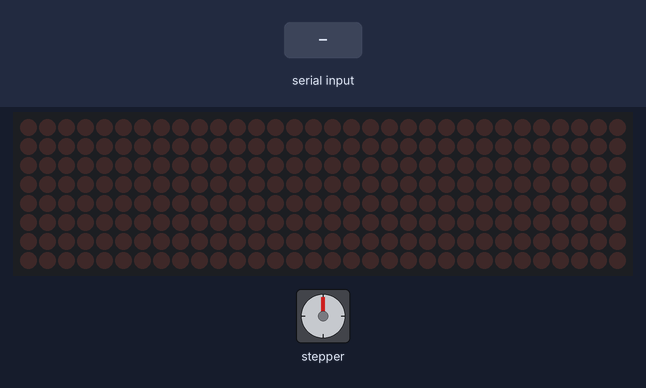
This sketch was run on a simulated Arduino Uno, built with avr-gcc and run on an emulated ATmega328P. On the bench: 32×8 LED matrix, stepper motor. The test bench sets the inputs (shaded band). Stepper angles assume 200 steps per turn.

Above: at 1.2 s.
1.3 s: "CW\n" received over Serial
At 1.5 s:
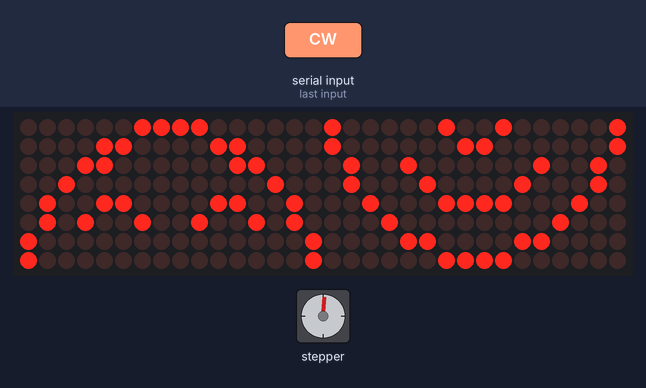
7.3 s: "arrow\n" received over Serial
At 8.5 s:
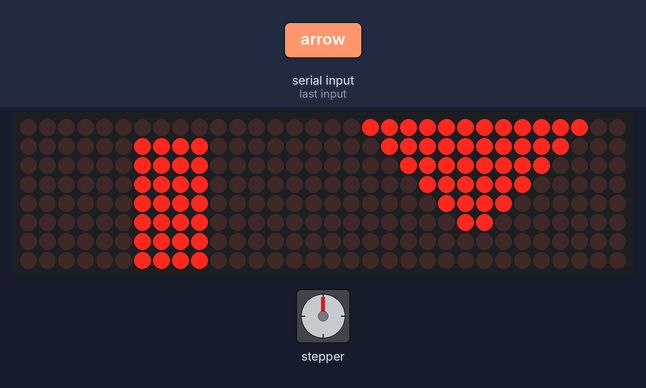
9.3 s: "normal\n" received over Serial
At 10.1 s:
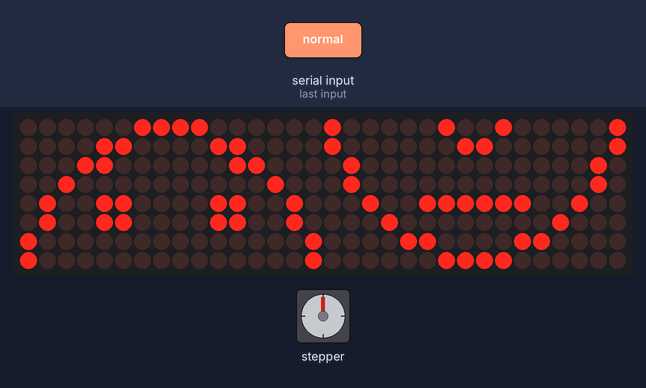
10.8 s: "frawn\n" received over Serial
At 11.1 s:
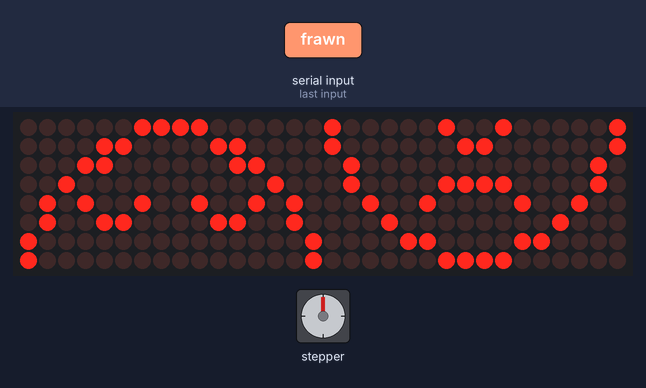
12.3 s: "heart\n" received over Serial
At 13.5 s:
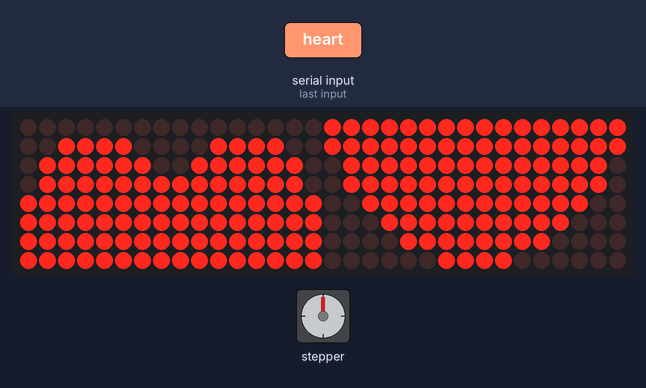
13.8 s: "default\n" received over Serial
At 14.01 s:
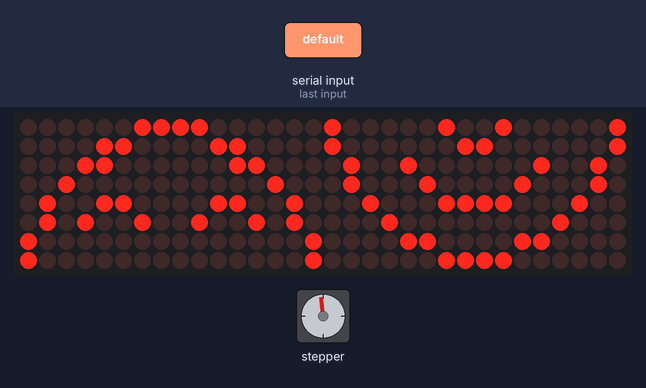
Timing chart, 0 to 17.8 s (numbered marks = the images above; inputs shaded):
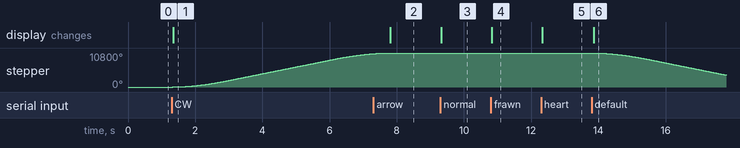

The sketch:

ArduinoRaspi-SerialCom-New_Version.ino
```cpp
 /* Example sketch to control a stepper motor with TB6600 stepper motor driver, AccelStepper library and Arduino: acceleration and deceleration. More info: https://www.makerguides.com */

// Include the AccelStepper library:
#include <AccelStepper.h>
//Include the LedControl Library:
#include <LedControl.h>

// Define stepper motor connections and motor interface type. Motor interface type must be set to 1 when using a driver:
String command;
#define dirPin 9
#define stepPin 12
#define motorInterfaceType 1

// Define MAX7219 dot matrix connections:
int din=11;
int cs =10;
int clk=13;
int led=4;

LedControl Ic=LedControl(din,clk,cs,led);

// Create a new instance of the AccelStepper class:
AccelStepper stepper = AccelStepper(motorInterfaceType, stepPin, dirPin);
// Create a new instance of ledControl class:

void setup() {
  //Serial Communication with Raspberry Pi
  Serial.begin(9600);
  // Set the maximum speed and acceleration:
  stepper.setMaxSpeed(1500);
  stepper.setAcceleration(1000);

  // Set your MAX7219
  Ic.shutdown(0,false); //The MAX72XX is in power-saving mode on startup
  Ic.shutdown(1,false);
  Ic.shutdown(2,false);
  Ic.shutdown(3,false);

  Ic.setIntensity(0,15); // Set the brightness to maximum value
  Ic.setIntensity(1,15);
  Ic.setIntensity(2,15);
  Ic.setIntensity(3,15);

  Ic.clearDisplay(0);
  Ic.clearDisplay(1);
  Ic.clearDisplay(2);
  Ic.clearDisplay(3);

// and clear the display

}

void loop() {

    byte arrow0[]={B11111100,B11111000,B11110000,B11100000,B11000000,B10000000,B00000000,B00000000};
    byte arrow1[]={B00111111,B00011111,B00001111,B00000111,B00000011,B00000001,B00000000,B00000000};
    byte arrow2[]={B00000000,B11000000,B11000000,B11000000,B11000000,B11000000,B11000000,B11000000};
    byte arrow3[]={B00000000,B00000011,B00000011,B00000011,B00000011,B00000011,B00000011,B00000011};

    byte normal0[]={B01000001,B10000001,B00000010,B00000010,B11100100,B00001000,B00110000,B11000000};
    byte normal1[]={B10000010,B10000001,B01000000,B01000000,B00100111,B00010000,B00001100,B00000011};
    byte normal2[]={B11000000,B00110000,B00011000,B00000100,B00110010,B00110010,B00000001,B00000001};
    byte normal3[]={B00000011,B00001100,B00011000,B00100000,B01001100,B01001100,B10000000,B10000000};

    byte smile0[]={B01000001,B10000001,B00010010,B00100010,B11000100,B00001000,B00110000,B11000000};
    byte smile1[]={B10000010,B10000001,B01001000,B01000100,B00100011,B00010000,B00001100,B00000011};
    byte smile2[]={B11000000,B00110000,B00011000,B00000100,B00110010,B01001010,B00000001,B00000001};
    byte smile3[]={B00000011,B00001100,B00011000,B00100000,B01001100,B01010010,B10000000,B10000000};

    byte frawn0[]={B01000001,B10000001,B00000010,B11000010,B00100100,B00001000,B00110000,B11000000};
    byte frawn1[]={B10000010,B10000001,B01000000,B01000011,B00100100,B00010000,B00001100,B00000011};
    byte frawn2[]={B11000000,B00110000,B00011000,B00000100,B01001010,B00110010,B00000001,B00000001};
    byte frawn3[]={B00000011,B00001100,B00011000,B00100000,B01010010,B01001100,B10000000,B10000000};

    byte heart0[]={B11111111,B11111111,B11111110,B11111110,B11111100,B11111000,B11110000,B11000000};
    byte heart1[]={B11111111,B11111111,B01111111,B01111111,B00111111,B00011111,B00001111,B00000011};
    byte heart2[]={B00000000,B00111100,B01111110,B11111110,B11111111,B11111111,B11111111,B11111111};
    byte heart3[]={B00000000,B00111100,B01111110,B01111111,B11111111,B11111111,B11111111,B11111111};

    byte five0[]={B11111110,B11111110,B00000110,B00000110,B00000110,B11111110,B11111110,B00000000};
    byte five1[]={B01111111,B01111111,B00000000,B00000000,B00000000,B01111111,B01111111,B00000000};
    byte five2[]={B00000000,B11111110,B11111110,B00000000,B00000000,B00000000,B00000000,B00000000};
    byte five3[]={B00000000,B01111111,B01111111,B01100000,B01100000,B01100000,B01100000,B01100000};


    byte four0[]={B11111110,B11111110,B00110000,B00110000,B00110000,B00110000,B00110000,B00000000};
    byte four1[]={B01111111,B01111111,B00000000,B00000000,B00000000,B00000000,B00000000,B00000000};
    byte four2[]={B00000000,B11110000,B11110000,B00110000,B00110000,B00110000,B00110000,B00110000};
    byte four3[]={B00000000,B00001111,B00011111,B00111000,B01110000,B01100000,B01100000,B01100000};

    byte three0[]={B11111110,B11111110,B00000110,B00000110,B00000110,B11111110,B11111110,B00000000};
    byte three1[]={B01111111,B01111111,B00000000,B00000000,B00000000,B01111111,B01111111,B00000000};
    byte three2[]={B00000000,B11111110,B11111110,B00000110,B00000110,B00000110,B00000110,B00000110};
    byte three3[]={B00000000,B01111111,B01111111,B00000000,B00000000,B00000000,B00000000,B00000000};

    byte two0[]={B11111110,B11111110,B00000000,B00000000,B00000000,B11111110,B11111110,B00000000};
    byte two1[]={B01111111,B01111111,B01100000,B01100000,B01100000,B01111111,B01111111,B00000000};
    byte two2[]={B00000000,B11111110,B11111110,B00000110,B00000110,B00000110,B00000110,B00000110};
    byte two3[]={B00000000,B01111111,B01111111,B00000000,B00000000,B00000000,B00000000,B00000000};

    byte one0[]={B11100000,B11100000,B11100000,B11100000,B11100000,B11111110,B11111110,B00000000};
    byte one1[]={B00000000,B00000000,B00000000,B00000000,B00000000,B01111111,B01111111,B00000000};
    byte one2[]={B00000000,B11100000,B11100000,B11100000,B11100000,B11100000,B11100000,B11100000};
    byte one3[]={B00000000,B01111111,B01111111,B01111111,B00000000,B00000000,B00000000,B00000000};

   if (Serial.available() > 0)
    command = Serial.readStringUntil('\n');
    command.trim();
    if (command.equals("CW")){

    printByte0(smile0);
    printByte1(smile1);
    printByte2(smile2);
    printByte3(smile3);

    // Set the target position:
    stepper.moveTo(6000);
    // Run to target position with set speed and acceleration/deceleration:
    stepper.runToPosition();
    }if (command.equals("default")){

    printByte0(smile0);
    printByte1(smile1);
    printByte2(smile2);
    printByte3(smile3);

    //Move back to zero:
    stepper.moveTo(0);
    // Run to target position with set speed and acceleration/deceleration:
    stepper.runToPosition();
    }if (command.equals("CCW")){

    printByte0(smile0);
    printByte1(smile1);
    printByte2(smile2);
    printByte3(smile3);

     // Set the target position:
    stepper.moveTo(-6000);
    // Run to target position with set speed and acceleration/deceleration:
    stepper.runToPosition();
    }if (command.equals("arrow")){

    printByte0(arrow0);
    printByte1(arrow1);
    printByte2(arrow2);
    printByte3(arrow3);

    }if (command.equals("normal")){

    printByte0(normal0);
    printByte1(normal1);
    printByte2(normal2);
    printByte3(normal3);

    }if (command.equals("smile")){

    printByte0(smile0);
    printByte1(smile1);
    printByte2(smile2);
    printByte3(smile3);

    }if (command.equals("frawn")){

    printByte0(frawn0);
    printByte1(frawn1);
    printByte2(frawn2);
    printByte3(frawn3);

    }if (command.equals("heart")){

    printByte0(heart0);
    printByte1(heart1);
    printByte2(heart2);
    printByte3(heart3);

    }if (command.equals("five")){

    printByte0(five0);
    printByte1(five1);
    printByte2(five2);
    printByte3(five3);

    }if (command.equals("four")){

    printByte0(four0);
    printByte1(four1);
    printByte2(four2);
    printByte3(four3);

    }if (command.equals("three")){

    printByte0(three0);
    printByte1(three1);
    printByte2(three2);
    printByte3(three3);

    }if (command.equals("two")){

    printByte0(two0);
    printByte1(two1);
    printByte2(two2);
    printByte3(two3);

    }if (command.equals("one")){

    printByte0(one0);
    printByte1(one1);
    printByte2(one2);
    printByte3(one3);

    }
}
void printByte0(byte character []){
int i = 0;
for(i=0;i<8;i++){
  Ic.setRow(0,i,character[i]);
}
}

void printByte1 (byte character []) {
int i = 0;
for(i=0;i<8;i++){
  Ic.setRow(1,i,character[i]);
}
}

void printByte2(byte character []){
int i = 0;
for(i=0;i<8;i++)
{
  Ic.setRow(2,i,character[i]);
}
}
void printByte3(byte character []){
int i = 0;
for(i=0;i<8;i++) {
Ic.setRow(3,i,character[i]);
}
}
```

Measured:
- after the input at 1.3 s, stepper: keeps turning clockwise at about 1778°/s, starting at once; the display: changes after 0.05 s (image 1)
- after the input at 7.3 s, the display: changes after 0.51 s (image 2)
- after the input at 9.3 s, the display: changes at once (image 3)
- after the input at 10.8 s, the display: changes at once (image 4)
- after the input at 12.3 s, the display: changes at once (image 5)
- after the input at 13.8 s, stepper: keeps turning counter-clockwise at about 1772°/s, starting at once; the display: changes after 0.06 s (image 6)
